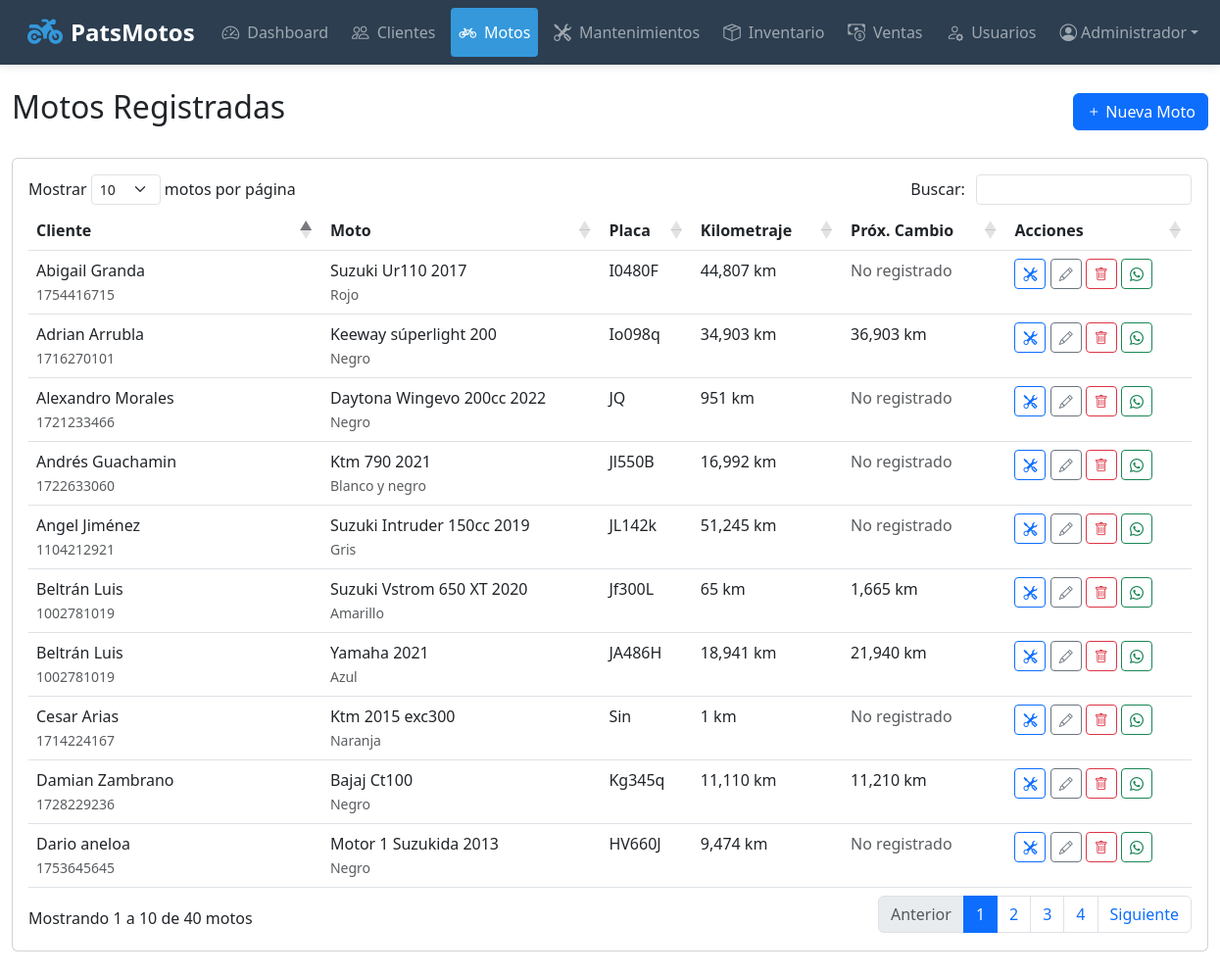
The app's page /motos.php (signed in) with its own data.
### tables this page shows
CREATE TABLE `motos` (
  `id` int(11) NOT NULL,
  `cliente_id` int(11) NOT NULL,
  `marca` varchar(50) NOT NULL,
  `modelo` varchar(50) NOT NULL,
  `placa` varchar(20) DEFAULT NULL,
  `serie` varchar(50) DEFAULT NULL,
  `color` varchar(30) DEFAULT NULL,
  `kilometraje` int(11) DEFAULT NULL,
  `fecha_registro` timestamp NULL DEFAULT current_timestamp(),
  `proximo_cambio_aceite` int(11) DEFAULT NULL,
  `fecha_ultimo_cambio` date DEFAULT NULL,
  `ultimo_cambio_aceite` int(11) DEFAULT NULL
);

CREATE TABLE `clientes` (
  `id` int(11) NOT NULL,
  `nombres` varchar(100) NOT NULL,
  `cedula` varchar(20) NOT NULL,
  `telefono` varchar(20) DEFAULT NULL,
  `email` varchar(100) DEFAULT NULL,
  `direccion` text DEFAULT NULL,
  `fecha_registro` timestamp NULL DEFAULT current_timestamp()
);

### motos.php (the view, shortened to what this page needs)
<?php
require_once 'config.php';
$query = "SELECT m.*, c.nombres as cliente_nombre, c.cedula, c.telefono
          FROM motos m
          JOIN clientes c ON m.cliente_id = c.id
          ORDER BY m.marca, m.modelo";
$stmt = $conn->query($query);
$motos = $stmt->fetchAll(PDO::FETCH_ASSOC);
?>
<!DOCTYPE html>
<html lang="es">
<head>
    <link href="https://cdn.jsdelivr.net/npm/bootstrap@5.3.0/dist/css/bootstrap.min.css" rel="stylesheet">
    <link href="https://cdn.jsdelivr.net/npm/bootstrap-icons@1.10.0/font/bootstrap-icons.css" rel="stylesheet">
    <link href="https://cdn.datatables.net/1.13.6/css/dataTables.bootstrap5.min.css" rel="stylesheet">
    <link href="https://cdnjs.cloudflare.com/ajax/libs/font-awesome/6.5.0/css/all.min.css" rel="stylesheet">
</head>
<body>
    <?php include 'navbar.php'; ?>
    <div class="container-fluid mt-4">
        <div class="d-flex justify-content-between align-items-center mb-4">
            <h2>Motos Registradas</h2>
            <a href="agregar_moto.php" class="btn btn-primary">
                <i class="bi bi-plus"></i> Nueva Moto
            </a>
        </div>
        <div class="card mb-4">
            <div class="card-body">
                <div class="table-responsive">
                    <table id="motosTable" class="table table-hover">
                        <thead>
                            <tr>
                                <th>Cliente</th>
                                <th>Moto</th>
                                <th>Placa</th>
                                <th>Kilometraje</th>
                                <th>Próx. Cambio</th>
                                <th>Acciones</th>
                            </tr>
                        </thead>
                        <tbody>
                            <?php foreach ($motos as $moto): ?>
                                <tr>
                                    <td>
                                        <?php echo htmlspecialchars($moto['cliente_nombre']); ?><br>
                                        <small class="text-muted"><?php echo htmlspecialchars($moto['cedula']); ?></small>
                                    </td>
                                    <td>
                                        <?php echo htmlspecialchars($moto['marca'] . ' ' . $moto['modelo']); ?><br>
                                        <small class="text-muted"><?php echo htmlspecialchars($moto['color']); ?></small>
                                    </td>
                                    <td><?php echo htmlspecialchars($moto['placa']); ?></td>
                                    <td><?php echo number_format($moto['kilometraje'], 0); ?> km</td>
                                    <td>
                                        <?php if ($moto['proximo_cambio_aceite']): ?>
                                            <?php echo number_format($moto['proximo_cambio_aceite'], 0); ?> km
                                        <?php else: ?>
                                            <span class="text-muted">No registrado</span>
                                        <?php endif; ?>
                                    </td>
                                    <td>
                                        <a href="agregar_mantenimiento.php?moto_id=<?php echo $moto['id']; ?>" class="btn btn-sm btn-outline-primary" title="Agregar mantenimiento">
                                            <i class="bi bi-tools"></i>
                                        </a>
                                        <a href="editar_moto.php?id=<?php echo $moto['id']; ?>" class="btn btn-sm btn-outline-secondary" title="Editar">
                                            <i class="bi bi-pencil"></i>
                                        </a>
                                        <a href="motos.php?delete=<?php echo $moto['id']; ?>" class="btn btn-sm btn-outline-danger" title="Eliminar" onclick="return confirm('¿Estás seguro de eliminar esta moto?')">
                                            <i class="bi bi-trash"></i>
                                        </a>
                                        <?php if ($moto['telefono']): ?>
                                            <?php
                                                $telefono_limpio = preg_replace('/[^0-9]/', '', $moto['telefono']);
                                                $telefono_con_codigo = (strpos($telefono_limpio, '0') === 0) ? '593' . substr($telefono_limpio, 1) : $telefono_limpio;
                                            ?>
                                            <a href="https://wa.me/<?php echo $telefono_con_codigo; ?>?text=Estimado%20cliente,%20le%20contactamos%20del%20Taller%20de%20Motos%20sobre%20su%20Motocicleta%20<?php echo urlencode($moto['marca'] . ' ' . $moto['modelo'] . ' placa ' . $moto['placa']); ?>"
                                               class="btn btn-sm btn-outline-success" title="Contactar por WhatsApp" target="_blank">
                                                <i class="bi bi-whatsapp"></i>
                                            </a>
                                        <?php endif; ?>
                                    </td>
                                </tr>
                            <?php endforeach; ?>
                        </tbody>
                    </table>
                </div>
            </div>
        </div>
    </div>
</body>
</html>

### navbar.php (style rules this page uses)
:root { --navbar-bg: #2c3e50; --navbar-hover: #34495e; --primary-accent: #3498db; --badge-color: #e74c3c; }

### records on screen
motos: cliente.nombres "Damian Zambrano", cliente.cedula "1728229236", marca+modelo "Bajaj Ct100", color "Negro", placa "Kg345q", kilometraje "11,110", proximo_cambio_aceite "11,210"
motos: cliente.nombres "Alexandro Morales", cliente.cedula "1721233466", marca+modelo "Daytona Wingevo 200cc 2022", color "Negro", placa "JQ", kilometraje "951", shows "No registrado"
motos: cliente.nombres "Adrian Arrubla", cliente.cedula "1716270101", marca+modelo "Keeway súperlight 200", color "Negro", placa "Io098q", kilometraje "34,903", proximo_cambio_aceite "36,903"
motos: cliente.nombres "Cesar Arias", cliente.cedula "1714224167", marca+modelo "Ktm 2015 exc300", color "Naranja", placa "Sin", kilometraje "1", shows "No registrado"
motos: cliente.nombres "Andrés Guachamin", cliente.cedula "1722633060", marca+modelo "Ktm 790 2021", color "Blanco y negro", placa "Jl550B", kilometraje "16,992", shows "No registrado"
motos: cliente.nombres "Dario aneloa", cliente.cedula "1753645645", marca+modelo "Motor 1 Suzukida 2013", color "Negro", placa "HV660J", kilometraje "9,474", shows "No registrado"
motos: cliente.nombres "Angel Jiménez", cliente.cedula "1104212921", marca+modelo "Suzuki Intruder 150cc 2019", color "Gris", placa "JL142k", kilometraje "51,245", shows "No registrado"
motos: cliente.nombres "Abigail Granda", cliente.cedula "1754416715", marca+modelo "Suzuki Ur110 2017", color "Rojo", placa "I0480F", kilometraje "44,807", shows "No registrado"
motos: cliente.nombres "Beltrán Luis", cliente.cedula "1002781019", marca+modelo "Suzuki Vstrom 650 XT 2020", color "Amarillo", placa "Jf300L", kilometraje "65", proximo_cambio_aceite "1,665"
motos: cliente.nombres "Beltrán Luis", cliente.cedula "1002781019", marca+modelo "Yamaha 2021", color "Azul", placa "JA486H", kilometraje "18,941", proximo_cambio_aceite "21,940"

### other values on screen
$item['title'] "Dashboard"
$item['title'] "Clientes"
$item['title'] "Motos"
$item['title'] "Mantenimientos"
$item['title'] "Inventario"
$item['title'] "Ventas"
$item['title'] "Usuarios"
$userName "Administrador"
